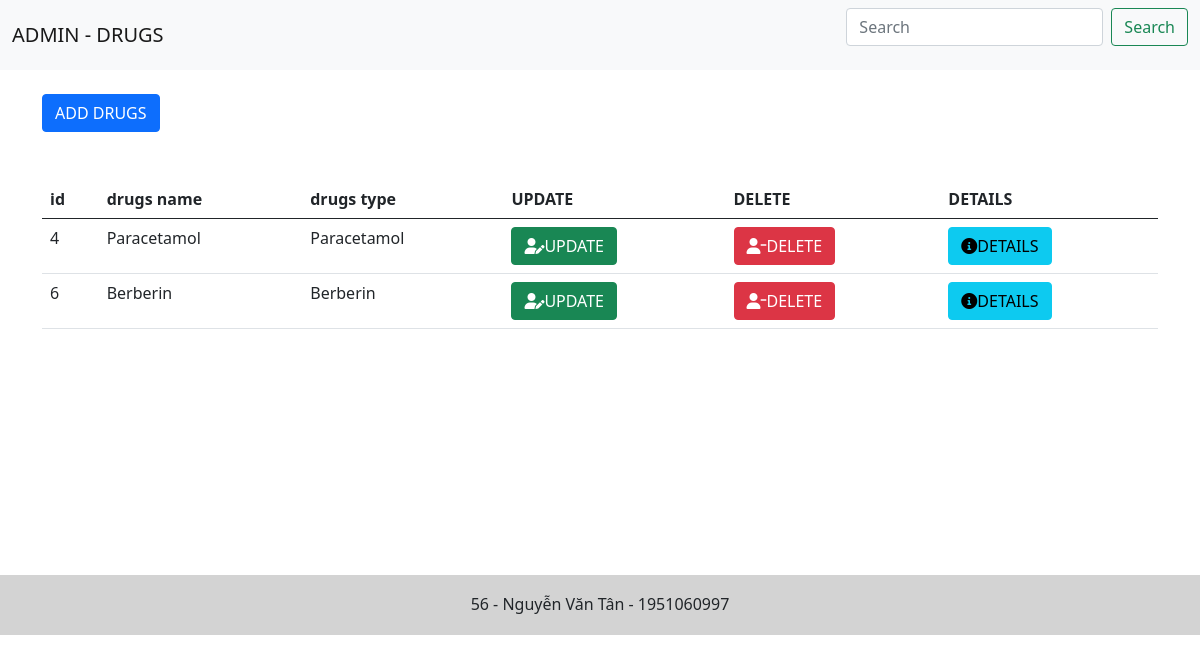
/src/index.php, run on the app's committed database.
### tables this page shows
CREATE TABLE `tb_drugs` (
  `id` int(10) UNSIGNED NOT NULL,
  `name` varchar(255) NOT NULL,
  `type` varchar(255) NOT NULL,
  `barcode` varchar(255) NOT NULL,
  `dose` varchar(255) NOT NULL,
  `code` varchar(255) NOT NULL,
  `cost_price` float NOT NULL,
  `selling_price` float NOT NULL,
  `expiry` varchar(255) NOT NULL,
  `company_name` varchar(255) NOT NULL,
  `production_date` date NOT NULL,
  `expiration_date` date NOT NULL,
  `place` varchar(255) NOT NULL,
  `quantity` int(11) NOT NULL
);

### src/index.php (the view, shortened to what this page needs)
<?php include('./config.php'); ?>
<link href="https://cdn.jsdelivr.net/npm/bootstrap@5.0.2/dist/css/bootstrap.min.css" rel="stylesheet">
<link rel="stylesheet" href="https://cdnjs.cloudflare.com/ajax/libs/font-awesome/6.0.0-beta2/css/all.min.css" />
<body>
    <nav class="navbar navbar-light bg-light">
        <div class="container-fluid">
            <a class="navbar-brand">ADMIN - DRUGS</a>
            <form class="d-flex">
                <input class="form-control me-2" type="search" placeholder="Search" aria-label="Search">
                <button class="btn btn-outline-success" type="submit">Search</button>
            </form>
        </div>
    </nav>
    <div class="container">
        <br>
        <a href="./addDrugs.php"><button type="button" class="btn btn-primary"> ADD DRUGS</button></a>
        <br> <br> <br>
        <table class="table">
            <thead>
                <tr>
                    <th scope="col">id</th>
                    <th scope="col">drugs name</th>
                    <th scope="col">drugs type</th>
                    <th scope="col">UPDATE</th>
                    <th scope="col">DELETE</th>
                    <th scope="col">DETAILS</th>
                </tr>
            </thead>
            <tbody>
                <?php
                $sql = "SELECT * FROM tb_drugs";
                $res = mysqli_query($conn, $sql);
                $count = mysqli_num_rows($res);
                if ($count > 0) {
                    while ($row = mysqli_fetch_assoc($res)) {
                        $id = $row['id'];
                        $name = $row['name'];
                        $type = $row['type'];
                ?>
                        <tr>
                            <td><?php echo $id ?></td>
                            <td><?php echo $name ?></td>
                            <td><?php echo $type ?></td>
                            <td>
                                <a href="http://localhost/CSE485_K61_KTGK_1951060997/src/updDrugs.php?id=<?php echo $id; ?>"><button type="button" class="btn btn-success"><i class="fas fa-user-edit"></i>UPDATE</button></a>
                            </td>
                            <td>
                                <a href="http://localhost/CSE485_K61_KTGK_1951060997/src/delDrugs.php?id=<?php echo $id; ?>"><button type="button" class="btn btn-danger"><i class="fas fa-user-minus"></i>DELETE</button></a>
                            </td>
                            <td>
                                <a href="http://localhost/CSE485_K61_KTGK_1951060997/src/detailsDrugs.php?id=<?php echo $id; ?>"><button type="button" class="btn btn-info"><i class="fas fa-info-circle"></i>DETAILS</button></a>
                            </td>
                        </tr>
                <?php
                    }
                }
                else{
                    header("Location:error.php");
                }
                ?>
            </tbody>
        </table>
    </div>
</body>
<?php include('./footer.php') ?>

### src/index.php (style rules this page uses)
.container { min-height: 505px; }

### data on the page
tb_drugs: id "4", name "Paracetamol", type "Paracetamol"
tb_drugs: id "6", name "Berberin", type "Berberin"
